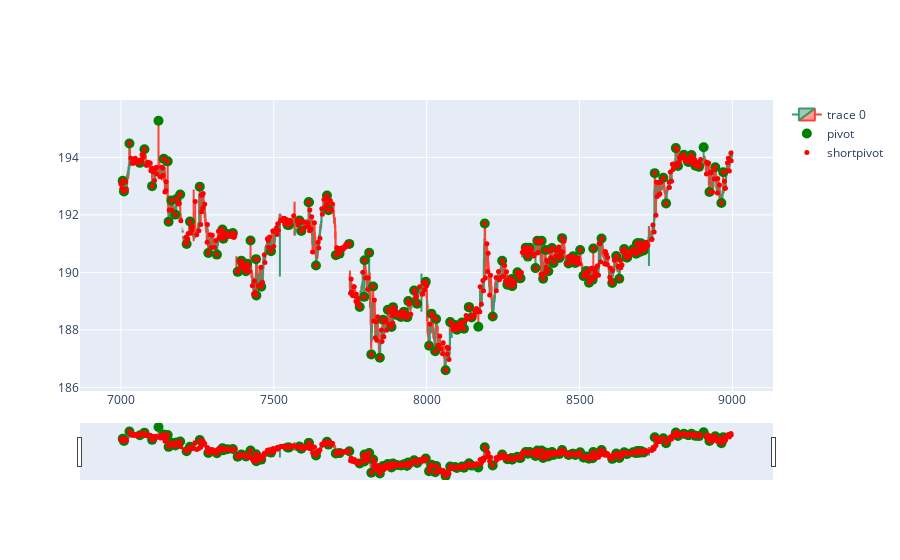

Notebook source saved alongside this figure:
### Code cell
import plotly.graph_objects as go
from plotly.subplots import make_subplots
from datetime import datetime
dfpl = df[7000:9000]
fig = go.Figure(data=[go.Candlestick(x=dfpl.index,
                open=dfpl['open'],
                high=dfpl['high'],
                low=dfpl['low'],
                close=dfpl['close'])])

fig.add_scatter(x=dfpl.index, y=dfpl['pointpos'], mode="markers",
                marker=dict(size=10, color="green"),
                name="pivot")
fig.add_scatter(x=dfpl.index, y=dfpl['shortpointpos'], mode="markers",
                marker=dict(size=5, color="red"),
                name="shortpivot")
fig.show()

### Figure 1 — Plotly figure (JSON) as saved in the notebook; plotly's stock layout.template omitted (floating-point values rounded to 4 significant figures; data arrays with more than 128 entries replaced by an {"elided": "..."} marker saying what was removed)
{"data": [{"close": {"elided": "2000 float values"}, "high": {"elided": "2000 float values"}, "low": {"elided": "2000 float values"}, "open": {"elided": "2000 float values"}, "type": "candlestick", "x": {"elided": "2000 int values"}}, {"marker": {"color": "green", "size": 10}, "mode": "markers", "name": "pivot", "type": "scatter", "x": {"elided": "2000 int values"}, "y": {"elided": "2000 float values"}}, {"marker": {"color": "red", "size": 5}, "mode": "markers", "name": "shortpivot", "type": "scatter", "x": {"elided": "2000 int values"}, "y": {"elided": "2000 float values"}}], "layout": {}}
